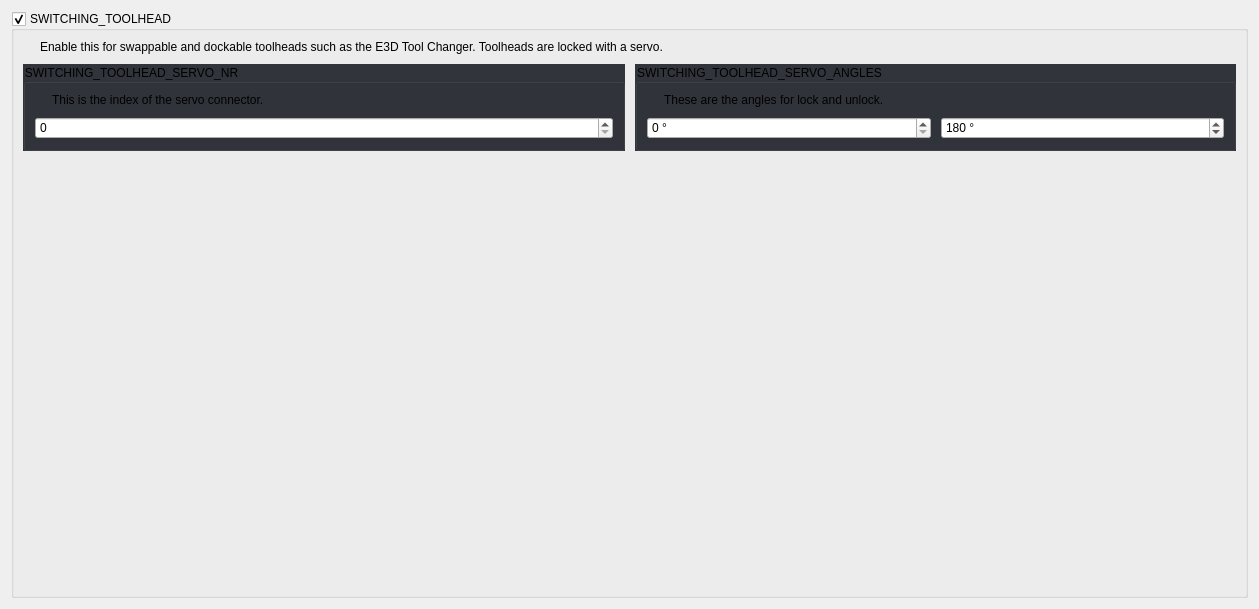
         <widget class="QWidget" name="scrollAreaWidgetContents_5">
          <property name="geometry">
           <rect>
            <x>0</x>
            <y>0</y>
            <width>1259</width>
            <height>609</height>
           </rect>
          </property>
          <property name="styleSheet">
           <string notr="true">#scrollAreaWidgetContents_5 {
	background: rgb(34, 35, 40);
}</string>
          </property>
          <layout class="QGridLayout" name="gridLayout_57">
           <item row="0" column="0">
            <widget class="QGroupBox" name="uSwitchingToolheadBox">
             <property name="title">
              <string>SWITCHING_TOOLHEAD</string>
             </property>
             <property name="checkable">
              <bool>true</bool>
             </property>
             <layout class="QGridLayout" name="gridLayout_53">
              <property name="spacing">
               <number>10</number>
              </property>
              <item row="1" column="0" colspan="3">
               <widget class="QWidget" name="widget_11" native="true">
                <layout class="QGridLayout" name="gridLayout_63" columnstretch="1,1">
                 <property name="leftMargin">
                  <number>0</number>
                 </property>
                 <property name="topMargin">
                  <number>0</number>
                 </property>
                 <property name="rightMargin">
                  <number>0</number>
                 </property>
                 <property name="bottomMargin">
                  <number>0</number>
                 </property>
                 <property name="spacing">
                  <number>10</number>
                 </property>
                 <item row="0" column="0">
                  <widget class="QGroupBox" name="groupBox_3">
                   <property name="focusPolicy">
                    <enum>Qt::StrongFocus</enum>
                   </property>
                   <property name="styleSheet">
                    <string notr="true">QGroupBox:!disabled {
	background: rgb(50, 52, 59);
}</string>
                   </property>
                   <property name="title">
                    <string>SWITCHING_TOOLHEAD_SERVO_NR</string>
                   </property>
                   <layout class="QGridLayout" name="gridLayout_65">
                    <property name="spacing">
                     <number>10</number>
                    </property>
                    <item row="0" column="0">
                     <widget class="QLabel" name="label_74">
                      <property name="sizePolicy">
                       <sizepolicy hsizetype="Fixed" vsizetype="Fixed">
                        <horstretch>0</horstretch>
                        <verstretch>0</verstretch>
                       </sizepolicy>
                      </property>
                      <property name="text">
                       <string/>
                      </property>
                      <property name="pixmap">
                       <pixmap resource="../resources/resources.qrc">:/info_FILL0_wght100_GRAD0_opsz20.svg</pixmap>
                      </property>
                     </widget>
                    </item>
                    <item row="0" column="1">
                     <widget class="QLabel" name="label_75">
                      <property name="text">
                       <string>This is the index of the servo connector.</string>
                      </property>
                      <property name="wordWrap">
                       <bool>true</bool>
                      </property>
                     </widget>
                    </item>
                    <item row="1" column="0" colspan="2">
                     <widget class="QSpinBox" name="uSwitchingToolheadServoNrSpinBox">
                      <property name="maximum">
                       <number>10</number>
                      </property>
                     </widget>
                    </item>
                   </layout>
                  </widget>
                 </item>
                 <item row="0" column="1">
                  <widget class="QGroupBox" name="uSwitchingToolheadServoAnglesBox">
                   <property name="focusPolicy">
                    <enum>Qt::StrongFocus</enum>
                   </property>
                   <property name="styleSheet">
                    <string notr="true">QGroupBox:!disabled {
	background: rgb(50, 52, 59);
}</string>
                   </property>
                   <property name="title">
                    <string>SWITCHING_TOOLHEAD_SERVO_ANGLES</string>
                   </property>
                   <layout class="QGridLayout" name="gridLayout_64" columnstretch="0,1,1">
                    <property name="spacing">
                     <number>10</number>
                    </property>
                    <item row="0" column="0">
                     <widget class="QLabel" name="label_76">
                      <property name="sizePolicy">
                       <sizepolicy hsizetype="Fixed" vsizetype="Fixed">
                        <horstretch>0</horstretch>
                        <verstretch>0</verstretch>
                       </sizepolicy>
                      </property>
                      <property name="text">
                       <string/>
                      </property>
                      <property name="pixmap">
                       <pixmap resource="../resources/resources.qrc">:/info_FILL0_wght100_GRAD0_opsz20.svg</pixmap>
                      </property>
                     </widget>
                    </item>
                    <item row="0" column="1" colspan="2">
                     <widget class="QLabel" name="label_77">
                      <property name="text">
                       <string>These are the angles for lock and unlock.</string>
                      </property>
                      <property name="wordWrap">
                       <bool>true</bool>
                      </property>
                     </widget>
                    </item>
                    <item row="1" column="0" colspan="3">
                     <widget class="QWidget" name="widget_12" native="true">
                      <layout class="QGridLayout" name="gridLayout_66">
                       <property name="leftMargin">
                        <number>0</number>
                       </property>
                       <property name="topMargin">
                        <number>0</number>
                       </property>
                       <property name="rightMargin">
                        <number>0</number>
                       </property>
                       <property name="bottomMargin">
                        <number>0</number>
                       </property>
                       <property name="spacing">
                        <number>10</number>
                       </property>
                       <item row="0" column="0">
                        <widget class="QSpinBox" name="uSwitchingToolheadServoAngles0SpinBox">
                         <property name="suffix">
                          <string> °</string>
                         </property>
                         <property name="maximum">
                          <number>360</number>
                         </property>
                         <property name="stepType">
                          <enum>QAbstractSpinBox::AdaptiveDecimalStepType</enum>
                         </property>
                        </widget>
                       </item>
                       <item row="0" column="1">
                        <widget class="QSpinBox" name="uSwitchingToolheadServoAngles1SpinBox">
                         <property name="suffix">
                          <string> °</string>
                         </property>
                         <property name="maximum">
                          <number>360</number>
                         </property>
                         <property name="stepType">
                          <enum>QAbstractSpinBox::AdaptiveDecimalStepType</enum>
                         </property>
                         <property name="value">
                          <number>180</number>
                         </property>
                        </widget>
                       </item>
                      </layout>
                     </widget>
                    </item>
                   </layout>
                  </widget>
                 </item>
                </layout>
               </widget>
              </item>
              <item row="0" column="1" colspan="2">
               <widget class="QLabel" name="label_57">
                <property name="text">
                 <string>Enable this for swappable and dockable toolheads such as the E3D Tool Changer. Toolheads are locked with a servo.</string>
                </property>
                <property name="wordWrap">
                 <bool>true</bool>
                </property>
               </widget>
              </item>
              <item row="0" column="0">
               <widget class="QLabel" name="label_56">
                <property name="sizePolicy">
                 <sizepolicy hsizetype="Fixed" vsizetype="Fixed">
                  <horstretch>0</horstretch>
                  <verstretch>0</verstretch>
                 </sizepolicy>
                </property>
                <property name="text">
                 <string/>
                </property>
                <property name="pixmap">
                 <pixmap resource="../resources/resources.qrc">:/info_FILL0_wght100_GRAD0_opsz20.svg</pixmap>
                </property>
               </widget>
              </item>
              <item row="2" column="0" colspan="3">
               <spacer name="verticalSpacer_4">
                <property name="orientation">
                 <enum>Qt::Vertical</enum>
                </property>
                <property name="sizeHint" stdset="0">
                 <size>
                  <width>20</width>
                  <height>40</height>
                 </size>
                </property>
               </spacer>
              </item>
             </layout>
            </widget>
           </item>
          </layout>
         </widget>
